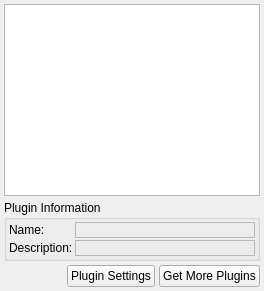
     <widget class="QWidget" name="pagePlugins">
      <layout class="QGridLayout" name="gridLayout_36">
       <property name="margin">
        <number>4</number>
       </property>
       <property name="spacing">
        <number>4</number>
       </property>
       <item row="0" column="0" colspan="3">
        <widget class="QListWidget" name="listWidgetPlugins">
         <property name="maximumSize">
          <size>
           <width>385</width>
           <height>16777215</height>
          </size>
         </property>
        </widget>
       </item>
       <item row="1" column="0" colspan="3">
        <widget class="QGroupBox" name="groupBoxPluginInformation">
         <property name="maximumSize">
          <size>
           <width>16777215</width>
           <height>16777215</height>
          </size>
         </property>
         <property name="title">
          <string>Plugin Information</string>
         </property>
         <layout class="QGridLayout" name="gridLayout_91">
          <property name="margin">
           <number>2</number>
          </property>
          <property name="spacing">
           <number>2</number>
          </property>
          <item row="0" column="0">
           <layout class="QGridLayout" name="gridLayoutPluginInformation">
            <item row="1" column="0">
             <widget class="QLabel" name="labelPluginDescriptionHeader">
              <property name="text">
               <string>Description:</string>
              </property>
             </widget>
            </item>
            <item row="0" column="0">
             <widget class="QLabel" name="labelPluginNameHeader">
              <property name="text">
               <string>Name:</string>
              </property>
             </widget>
            </item>
            <item row="0" column="1">
             <widget class="QLabel" name="labelPluginName">
              <property name="sizePolicy">
               <sizepolicy hsizetype="MinimumExpanding" vsizetype="Preferred">
                <horstretch>0</horstretch>
                <verstretch>0</verstretch>
               </sizepolicy>
              </property>
              <property name="frameShape">
               <enum>QFrame::StyledPanel</enum>
              </property>
              <property name="frameShadow">
               <enum>QFrame::Sunken</enum>
              </property>
              <property name="text">
               <string/>
              </property>
             </widget>
            </item>
            <item row="1" column="1">
             <widget class="QLabel" name="labelPluginDescription">
              <property name="sizePolicy">
               <sizepolicy hsizetype="MinimumExpanding" vsizetype="Preferred">
                <horstretch>0</horstretch>
                <verstretch>0</verstretch>
               </sizepolicy>
              </property>
              <property name="frameShape">
               <enum>QFrame::StyledPanel</enum>
              </property>
              <property name="frameShadow">
               <enum>QFrame::Sunken</enum>
              </property>
              <property name="text">
               <string/>
              </property>
             </widget>
            </item>
           </layout>
          </item>
         </layout>
        </widget>
       </item>
       <item row="2" column="1">
        <widget class="QPushButton" name="pushButtonPluginSettings">
         <property name="text">
          <string>Plugin Settings</string>
         </property>
        </widget>
       </item>
       <item row="2" column="2">
        <widget class="QPushButton" name="pushButtonGetPlugins">
         <property name="text">
          <string>Get More Plugins</string>
         </property>
        </widget>
       </item>
       <item row="2" column="0">
        <spacer name="horizontalSpacerPluginControls">
         <property name="orientation">
          <enum>Qt::Horizontal</enum>
         </property>
         <property name="sizeHint" stdset="0">
          <size>
           <width>40</width>
           <height>20</height>
          </size>
         </property>
        </spacer>
       </item>
      </layout>
     </widget>
